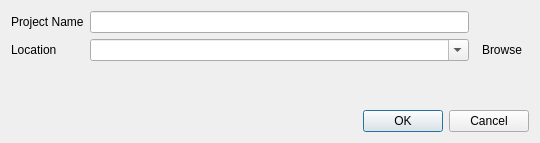
<?xml version="1.0" encoding="UTF-8"?>
<ui version="4.0">
 <class>Dialog</class>
 <widget class="QDialog" name="Dialog">
  <property name="geometry">
   <rect>
    <x>0</x>
    <y>0</y>
    <width>540</width>
    <height>143</height>
   </rect>
  </property>
  <property name="windowTitle">
   <string>Create new project</string>
  </property>
  <layout class="QGridLayout" name="gridLayout">
   <item row="1" column="0">
    <widget class="QLabel" name="label_2">
     <property name="text">
      <string>Location</string>
     </property>
    </widget>
   </item>
   <item row="0" column="0">
    <widget class="QLabel" name="label_3">
     <property name="text">
      <string>Project Name</string>
     </property>
    </widget>
   </item>
   <item row="0" column="1">
    <widget class="QLineEdit" name="lineedit_project_name">
     <property name="text">
      <string/>
     </property>
    </widget>
   </item>
   <item row="1" column="2">
    <widget class="QToolButton" name="toolbutton_browse">
     <property name="text">
      <string>Browse</string>
     </property>
     <property name="autoRaise">
      <bool>true</bool>
     </property>
    </widget>
   </item>
   <item row="3" column="0" colspan="3">
    <widget class="QLabel" name="label_full_path">
     <property name="enabled">
      <bool>false</bool>
     </property>
     <property name="sizePolicy">
      <sizepolicy hsizetype="MinimumExpanding" vsizetype="Preferred">
       <horstretch>0</horstretch>
       <verstretch>0</verstretch>
      </sizepolicy>
     </property>
     <property name="text">
      <string/>
     </property>
     <property name="alignment">
      <set>Qt::AlignRight|Qt::AlignTrailing|Qt::AlignVCenter</set>
     </property>
     <property name="wordWrap">
      <bool>false</bool>
     </property>
     <property name="textInteractionFlags">
      <set>Qt::LinksAccessibleByMouse|Qt::TextSelectableByMouse</set>
     </property>
    </widget>
   </item>
   <item row="4" column="0" colspan="3">
    <widget class="QDialogButtonBox" name="buttonBox">
     <property name="orientation">
      <enum>Qt::Horizontal</enum>
     </property>
     <property name="standardButtons">
      <set>QDialogButtonBox::Cancel|QDialogButtonBox::Ok</set>
     </property>
    </widget>
   </item>
   <item row="1" column="1">
    <widget class="QComboBox" name="combobox_location">
     <property name="editable">
      <bool>true</bool>
     </property>
    </widget>
   </item>
  </layout>
 </widget>
 <resources/>
 <connections>
  <connection>
   <sender>buttonBox</sender>
   <signal>accepted()</signal>
   <receiver>Dialog</receiver>
   <slot>accept()</slot>
   <hints>
    <hint type="sourcelabel">
     <x>248</x>
     <y>254</y>
    </hint>
    <hint type="destinationlabel">
     <x>157</x>
     <y>274</y>
    </hint>
   </hints>
  </connection>
  <connection>
   <sender>buttonBox</sender>
   <signal>rejected()</signal>
   <receiver>Dialog</receiver>
   <slot>reject()</slot>
   <hints>
    <hint type="sourcelabel">
     <x>316</x>
     <y>260</y>
    </hint>
    <hint type="destinationlabel">
     <x>286</x>
     <y>274</y>
    </hint>
   </hints>
  </connection>
 </connections>
</ui>
